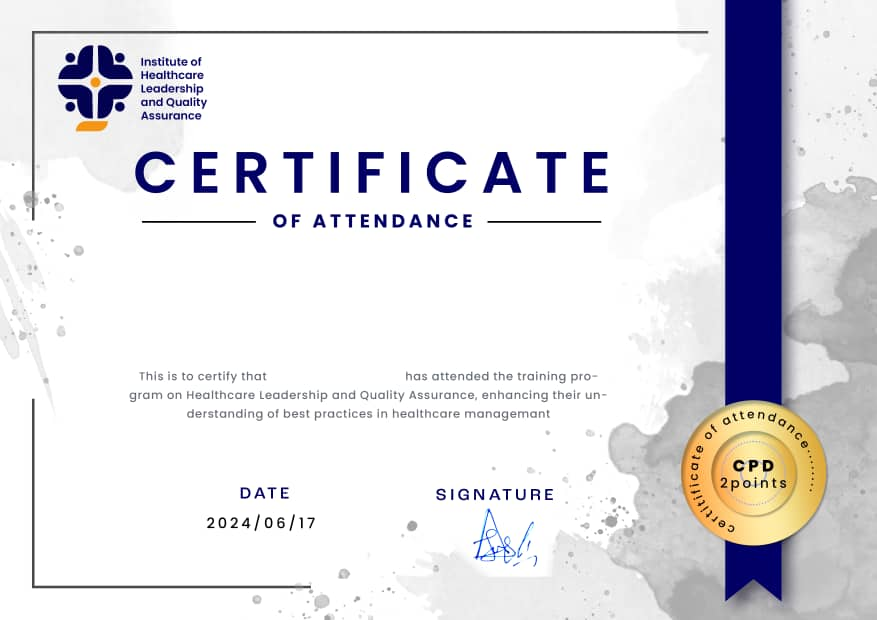
#> input picture ALIHF_cert/certificate.jpg, 877 x 620 px, found by its file name
$ python cert.py
#> lines starting #> are read from the running program, lines starting #| are printed output that depends on the picture; after the words box and inside, x2 and y2 are one past the last pixel; in counts of white or black regions, pixels touching at a corner belong together
import cv2

list_name = [
    'Dr. Adesola Oyinide',
    'Richard Emmanuel Eghenayarhiore',
]

for index, name in enumerate(list_name):
    template = cv2.imread(rf'ALIHF_cert\certificate.jpg')
#> template is the input picture: shape (620, 877, 3); mean B, G, R 228.1, 223.8, 225

    cv2.putText(template, name, (270, 375), cv2.FONT_HERSHEY_COMPLEX, 0.4, (0,0,0), 1, cv2.LINE_AA)
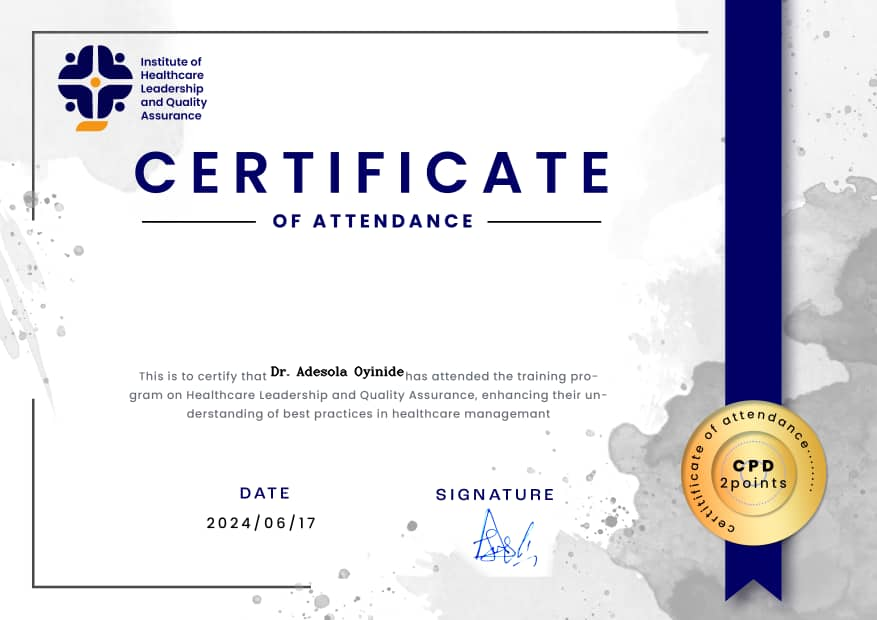
#> template: shape (620, 877, 3); 0.18% of pixels changed, all inside (x1, y1, x2, y2) = (270, 365, 405, 380)

    cv2.imwrite(rf"ALIHF_cert\generated\{index+1}cert.jpg", template)

    print(f"Processing Certificate {index + 1}/{len(list_name)}")
